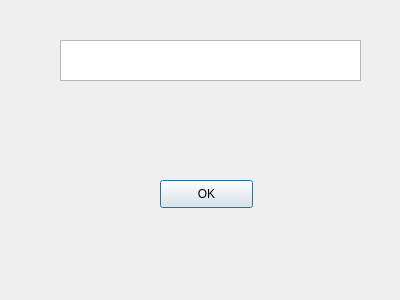
<?xml version="1.0" encoding="UTF-8"?>
<ui version="4.0">
 <class>Dialog</class>
 <widget class="QDialog" name="Dialog">
  <property name="geometry">
   <rect>
    <x>0</x>
    <y>0</y>
    <width>400</width>
    <height>300</height>
   </rect>
  </property>
  <property name="windowTitle">
   <string>Dialog</string>
  </property>
  <widget class="QTextEdit" name="textEdit">
   <property name="geometry">
    <rect>
     <x>60</x>
     <y>40</y>
     <width>301</width>
     <height>41</height>
    </rect>
   </property>
  </widget>
  <widget class="QLabel" name="label">
   <property name="geometry">
    <rect>
     <x>60</x>
     <y>130</y>
     <width>55</width>
     <height>16</height>
    </rect>
   </property>
   <property name="text">
    <string/>
   </property>
  </widget>
  <widget class="QPushButton" name="pushButton">
   <property name="geometry">
    <rect>
     <x>160</x>
     <y>180</y>
     <width>93</width>
     <height>28</height>
    </rect>
   </property>
   <property name="text">
    <string>OK</string>
   </property>
  </widget>
 </widget>
 <resources/>
 <connections/>
</ui>
